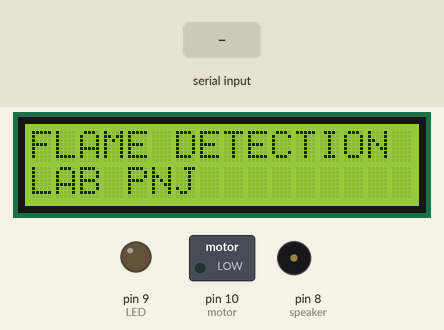
A sketch run on a simulated Arduino Uno, built with avr-gcc and run on an emulated ATmega328P. On the bench: 16×2 character LCD, switched loads named in the sketch (green lamp = pin HIGH), output pins drawn as LEDs (lit = HIGH), buzzer (waves = sounding, pin HIGH). The inputs (shaded band) are chosen by the test bench. What the sketch prints to the serial monitor is not drawn.

Above: at 1.7 s.
1.8 s: "1\n" received over Serial
At 2.6 s:
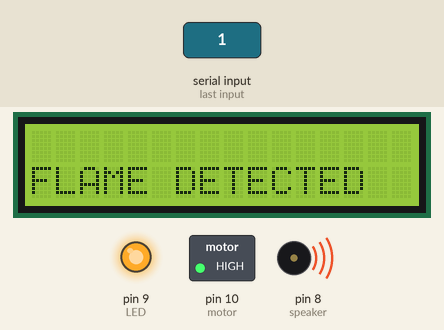
3.3 s: byte 20 (20) received over Serial
At 3.6 s:
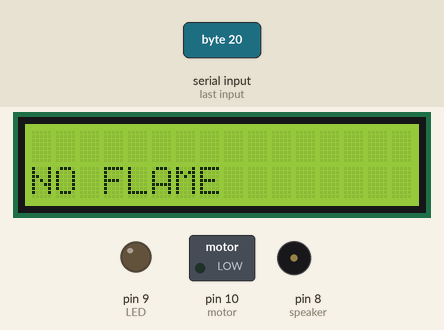
4.8 s: "0\n" received over Serial
At 6.0 s:
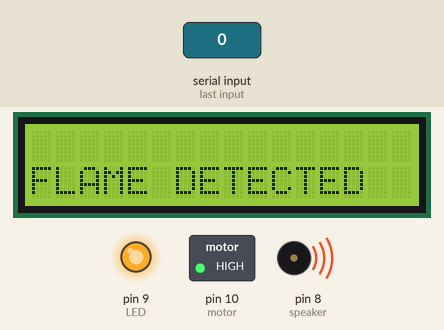
Timing chart, 0 to 7.8 s (numbered marks = the images above; inputs shaded):
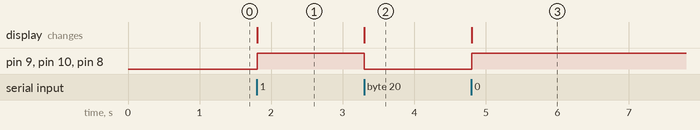

The sketch:

Rx.ino
```cpp
#include <LiquidCrystal.h>
LiquidCrystal lcd(12, 11, 5, 4, 3, 2);
int LED = 9;
int speaker = 8;
int motor = 10;

void setup()
{
 lcd.begin(16,2);
 Serial.begin(9600);
 lcd.setCursor(0,0);
 lcd.print("FLAME DETECTION");
 lcd.setCursor(0,1);
 lcd.print("LAB PNJ");
 delay(500);
 pinMode(LED, OUTPUT);
 pinMode(speaker, OUTPUT);
 pinMode(motor, OUTPUT);
}
void loop()
{
 int FLAME_SENSOR_serial_data= Serial.read();;
 if(FLAME_SENSOR_serial_data == 10)
 {
  lcd.clear();
  Serial.print("FLAMESENSOR:");
   Serial.println(FLAME_SENSOR_serial_data);
  lcd.setCursor(0,1);
  lcd.print("FLAME DETECTED");
  digitalWrite(LED, HIGH);
  digitalWrite(motor, HIGH);
  digitalWrite(speaker, HIGH);
  delay(1000);
 }
 else if(FLAME_SENSOR_serial_data == 20)
 {
  lcd.clear();
  Serial.print("FLAMESENSOR:");
  Serial.println(FLAME_SENSOR_serial_data);
  lcd.setCursor(0,1);
  lcd.print("NO FLAME");
  digitalWrite(LED, LOW);
  digitalWrite(motor, LOW);
  digitalWrite(speaker, LOW);
  delay(1000);
 }
}
```

Measured:
- after the input at 1.8 s, pin 9 (LED), pin 10 (motor), pin 8 (speaker): LOW → HIGH at once; the display: changes at once (image 1)
- after the input at 3.3 s, pin 9 (LED), pin 10 (motor), pin 8 (speaker): HIGH → LOW at once; the display: changes at once (image 2)
- after the input at 4.8 s, pin 9 (LED), pin 10 (motor), pin 8 (speaker): LOW → HIGH at once; the display: changes at once (image 3)
